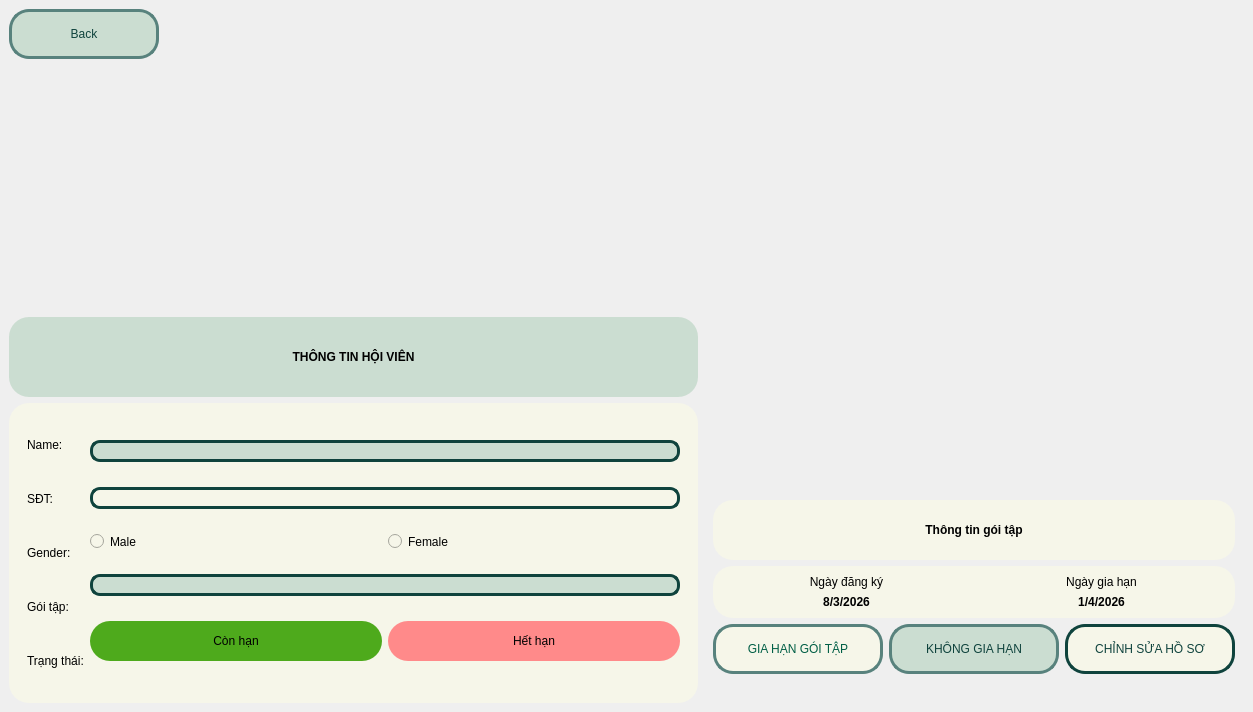
<?xml version="1.0" encoding="UTF-8"?>
<ui version="4.0">
 <class>MainWindow</class>
 <widget class="QMainWindow" name="MainWindow">
  <property name="geometry">
   <rect>
    <x>0</x>
    <y>0</y>
    <width>1253</width>
    <height>712</height>
   </rect>
  </property>
  <property name="windowTitle">
   <string>MainWindow</string>
  </property>
  <property name="styleSheet">
   <string notr="true">QMainWindow{
border-image:url(:/pic/hoivien_anh(update).jpg);
background-iamge:rgb(0,255,255);}</string>
  </property>
  <widget class="QWidget" name="centralwidget">
   <layout class="QHBoxLayout" name="horizontalLayout_2">
    <item>
     <layout class="QHBoxLayout" name="horizontalLayout_3">
      <item>
       <layout class="QVBoxLayout" name="verticalLayout_7">
        <item>
         <widget class="QPushButton" name="pushButtonBack">
          <property name="minimumSize">
           <size>
            <width>150</width>
            <height>50</height>
           </size>
          </property>
          <property name="maximumSize">
           <size>
            <width>100</width>
            <height>100</height>
           </size>
          </property>
          <property name="styleSheet">
           <string notr="true">color:#0f433d;
background-color: #cbddd1;
font: 18pt &quot;MS Shell Dlg 2&quot;;
border-radius: 20px;
border: 3px solid  #58827d;</string>
          </property>
          <property name="text">
           <string>Back</string>
          </property>
          <property name="icon">
           <iconset>
            <normaloff>../../images/return.png</normaloff>../../images/return.png</iconset>
          </property>
          <property name="iconSize">
           <size>
            <width>30</width>
            <height>50</height>
           </size>
          </property>
         </widget>
        </item>
        <item>
         <spacer name="verticalSpacer_2">
          <property name="orientation">
           <enum>Qt::Vertical</enum>
          </property>
          <property name="sizeHint" stdset="0">
           <size>
            <width>20</width>
            <height>40</height>
           </size>
          </property>
         </spacer>
        </item>
        <item>
         <widget class="QLabel" name="label">
          <property name="minimumSize">
           <size>
            <width>500</width>
            <height>80</height>
           </size>
          </property>
          <property name="styleSheet">
           <string notr="true">background-color:#cbddd1;
font: 87 18pt &quot;Noto Sans TC Black&quot;;
border-radius: 20px;
border: 3px ;
font-weight:bold;</string>
          </property>
          <property name="text">
           <string>THÔNG TIN HỘI VIÊN</string>
          </property>
          <property name="alignment">
           <set>Qt::AlignCenter</set>
          </property>
         </widget>
        </item>
        <item>
         <widget class="QGroupBox" name="groupBox">
          <property name="minimumSize">
           <size>
            <width>500</width>
            <height>300</height>
           </size>
          </property>
          <property name="styleSheet">
           <string notr="true">font: 14pt &quot;MS Shell Dlg 2&quot;;
background-color:#f6f6e9;
border-radius: 20px;
border: 3px ;</string>
          </property>
          <property name="title">
           <string/>
          </property>
          <layout class="QVBoxLayout" name="verticalLayout_9">
           <item>
            <widget class="QWidget" name="widget_2" native="true">
             <layout class="QHBoxLayout" name="horizontalLayout_6">
              <item>
               <layout class="QHBoxLayout" name="horizontalLayout_5">
                <item>
                 <layout class="QVBoxLayout" name="verticalLayout_8">
                  <item>
                   <widget class="QLabel" name="label_2">
                    <property name="text">
                     <string>Name:</string>
                    </property>
                   </widget>
                  </item>
                  <item>
                   <widget class="QLabel" name="label_4">
                    <property name="text">
                     <string>SĐT:</string>
                    </property>
                   </widget>
                  </item>
                  <item>
                   <widget class="QLabel" name="label_5">
                    <property name="text">
                     <string>Gender:</string>
                    </property>
                   </widget>
                  </item>
                  <item>
                   <widget class="QLabel" name="label_6">
                    <property name="text">
                     <string>Gói tập:</string>
                    </property>
                   </widget>
                  </item>
                  <item>
                   <widget class="QLabel" name="label_7">
                    <property name="text">
                     <string>Trạng thái:</string>
                    </property>
                   </widget>
                  </item>
                 </layout>
                </item>
               </layout>
              </item>
              <item>
               <layout class="QHBoxLayout" name="horizontalLayout_7">
                <item>
                 <layout class="QVBoxLayout" name="verticalLayout_10">
                  <item>
                   <widget class="QLineEdit" name="lineEditName">
                    <property name="styleSheet">
                     <string notr="true">border-radius: 20px;
background-color: #cbddd1;
border: 3px solid  #0f433d;
border-radius: 10px;

</string>
                    </property>
                   </widget>
                  </item>
                  <item>
                   <widget class="QLineEdit" name="lineEditPhone">
                    <property name="styleSheet">
                     <string notr="true">border-radius: 20px;
border: 3px solid  #0f433d;
border-radius: 10px;</string>
                    </property>
                   </widget>
                  </item>
                  <item>
                   <layout class="QHBoxLayout" name="horizontalLayout_11">
                    <item>
                     <widget class="QRadioButton" name="radioButtonMale">
                      <property name="styleSheet">
                       <string notr="true"/>
                      </property>
                      <property name="text">
                       <string>Male</string>
                      </property>
                     </widget>
                    </item>
                    <item>
                     <widget class="QRadioButton" name="radioButtonFemale">
                      <property name="styleSheet">
                       <string notr="true"/>
                      </property>
                      <property name="text">
                       <string>Female</string>
                      </property>
                     </widget>
                    </item>
                   </layout>
                  </item>
                  <item>
                   <widget class="QLineEdit" name="lineEditGoi">
                    <property name="styleSheet">
                     <string notr="true">border-radius: 20px;
border: 3px solid  #0f433d;
border-radius: 10px;
background-color: #cbddd1;</string>
                    </property>
                   </widget>
                  </item>
                  <item>
                   <layout class="QHBoxLayout" name="horizontalLayout_10">
                    <item>
                     <widget class="QPushButton" name="pushButtonConhan">
                      <property name="minimumSize">
                       <size>
                        <width>50</width>
                        <height>40</height>
                       </size>
                      </property>
                      <property name="styleSheet">
                       <string notr="true">background-color: rgb(78, 170, 28);</string>
                      </property>
                      <property name="text">
                       <string>Còn hạn</string>
                      </property>
                     </widget>
                    </item>
                    <item>
                     <widget class="QPushButton" name="pushButtonHethan">
                      <property name="minimumSize">
                       <size>
                        <width>50</width>
                        <height>40</height>
                       </size>
                      </property>
                      <property name="styleSheet">
                       <string notr="true">background-color: rgb(255, 138, 138);</string>
                      </property>
                      <property name="text">
                       <string>Hết hạn</string>
                      </property>
                     </widget>
                    </item>
                   </layout>
                  </item>
                 </layout>
                </item>
               </layout>
              </item>
             </layout>
            </widget>
           </item>
          </layout>
         </widget>
        </item>
       </layout>
      </item>
     </layout>
    </item>
    <item>
     <layout class="QHBoxLayout" name="horizontalLayout">
      <item>
       <widget class="QWidget" name="widget" native="true">
        <layout class="QVBoxLayout" name="verticalLayout_3">
         <item>
          <layout class="QVBoxLayout" name="verticalLayout_5">
           <item>
            <layout class="QVBoxLayout" name="verticalLayout_11">
             <item>
              <spacer name="verticalSpacer">
               <property name="orientation">
                <enum>Qt::Vertical</enum>
               </property>
               <property name="sizeHint" stdset="0">
                <size>
                 <width>20</width>
                 <height>40</height>
                </size>
               </property>
              </spacer>
             </item>
             <item>
              <widget class="QLabel" name="label_9">
               <property name="minimumSize">
                <size>
                 <width>0</width>
                 <height>60</height>
                </size>
               </property>
               <property name="styleSheet">
                <string notr="true">font: 87 18pt &quot;Noto Sans HK Black&quot;;
background-color:#f6f6e9;
border-radius: 20px;
border: 3px ;
font-weight:bold;</string>
               </property>
               <property name="text">
                <string>Thông tin gói tập</string>
               </property>
               <property name="alignment">
                <set>Qt::AlignCenter</set>
               </property>
              </widget>
             </item>
             <item>
              <widget class="QWidget" name="widget_3" native="true">
               <property name="styleSheet">
                <string notr="true">background-color:#f6f6e9;
border-radius: 20px;
border: 3px ;</string>
               </property>
               <layout class="QHBoxLayout" name="horizontalLayout_9">
                <item>
                 <layout class="QGridLayout" name="gridLayout">
                  <item row="0" column="0">
                   <widget class="QLabel" name="label_10">
                    <property name="styleSheet">
                     <string notr="true">font: 10pt &quot;MS Shell Dlg 2&quot;;</string>
                    </property>
                    <property name="text">
                     <string>Ngày đăng ký</string>
                    </property>
                    <property name="alignment">
                     <set>Qt::AlignCenter</set>
                    </property>
                   </widget>
                  </item>
                  <item row="0" column="1">
                   <widget class="QLabel" name="label_11">
                    <property name="styleSheet">
                     <string notr="true">font: 10pt &quot;MS Shell Dlg 2&quot;;</string>
                    </property>
                    <property name="text">
                     <string>Ngày gia hạn</string>
                    </property>
                    <property name="alignment">
                     <set>Qt::AlignCenter</set>
                    </property>
                   </widget>
                  </item>
                  <item row="1" column="0">
                   <widget class="QLabel" name="labelNgayDKy">
                    <property name="styleSheet">
                     <string notr="true">font: 87 14pt &quot;Noto Sans HK Black&quot;;
font-weight:bold;</string>
                    </property>
                    <property name="text">
                     <string>8/3/2026</string>
                    </property>
                    <property name="alignment">
                     <set>Qt::AlignCenter</set>
                    </property>
                   </widget>
                  </item>
                  <item row="1" column="1">
                   <widget class="QLabel" name="labelNgayGiahan">
                    <property name="styleSheet">
                     <string notr="true">font: 87 14pt &quot;Noto Sans HK Black&quot;;
font-weight:bold;</string>
                    </property>
                    <property name="text">
                     <string>1/4/2026</string>
                    </property>
                    <property name="alignment">
                     <set>Qt::AlignCenter</set>
                    </property>
                   </widget>
                  </item>
                 </layout>
                </item>
               </layout>
              </widget>
             </item>
            </layout>
           </item>
          </layout>
         </item>
         <item>
          <layout class="QVBoxLayout" name="verticalLayout_4">
           <item>
            <layout class="QHBoxLayout" name="horizontalLayout_8">
             <item>
              <widget class="QPushButton" name="pushButtonGiahan">
               <property name="minimumSize">
                <size>
                 <width>170</width>
                 <height>50</height>
                </size>
               </property>
               <property name="maximumSize">
                <size>
                 <width>16777215</width>
                 <height>16777215</height>
                </size>
               </property>
               <property name="styleSheet">
                <string notr="true">color:rgb(0, 94, 69);
background-color: #f6f6e9;
font: 12pt &quot;MS Shell Dlg 2&quot;;
border-radius: 20px;
border: 3px solid  #58827d;</string>
               </property>
               <property name="text">
                <string>GIA HẠN GÓI TẬP</string>
               </property>
               <property name="iconSize">
                <size>
                 <width>30</width>
                 <height>50</height>
                </size>
               </property>
              </widget>
             </item>
             <item>
              <widget class="QPushButton" name="pushButtonKhonggiahan">
               <property name="minimumSize">
                <size>
                 <width>170</width>
                 <height>50</height>
                </size>
               </property>
               <property name="maximumSize">
                <size>
                 <width>16777215</width>
                 <height>16777215</height>
                </size>
               </property>
               <property name="styleSheet">
                <string notr="true">color:#0f433d;
background-color: #cbddd1;
font: 12pt &quot;MS Shell Dlg 2&quot;;
border-radius: 20px;
border: 3px solid  #58827d;</string>
               </property>
               <property name="text">
                <string>KHÔNG GIA HẠN</string>
               </property>
               <property name="iconSize">
                <size>
                 <width>30</width>
                 <height>50</height>
                </size>
               </property>
              </widget>
             </item>
             <item>
              <widget class="QPushButton" name="pushButtonChinh">
               <property name="minimumSize">
                <size>
                 <width>170</width>
                 <height>50</height>
                </size>
               </property>
               <property name="styleSheet">
                <string notr="true">color:#0f433d;
background-color: #f6f6e9;
font: 12pt &quot;MS Shell Dlg 2&quot;;
border-radius: 20px;
border: 3px solid  #0f433d;</string>
               </property>
               <property name="text">
                <string>CHỈNH SỬA HỒ SƠ</string>
               </property>
               <property name="icon">
                <iconset>
                 <normaloff>../images/manager.png</normaloff>../images/manager.png</iconset>
               </property>
               <property name="iconSize">
                <size>
                 <width>50</width>
                 <height>50</height>
                </size>
               </property>
              </widget>
             </item>
            </layout>
           </item>
          </layout>
         </item>
         <item>
          <layout class="QVBoxLayout" name="verticalLayout_2">
           <item>
            <layout class="QHBoxLayout" name="horizontalLayout_4">
             <item>
              <widget class="QLabel" name="label_8">
               <property name="styleSheet">
                <string notr="true">border-radius: 10px;
border: 3px ;
</string>
               </property>
               <property name="text">
                <string/>
               </property>
               <property name="pixmap">
                <pixmap>../../images/dongluc.png</pixmap>
               </property>
              </widget>
             </item>
            </layout>
           </item>
          </layout>
         </item>
        </layout>
       </widget>
      </item>
     </layout>
    </item>
   </layout>
  </widget>
  <widget class="QMenuBar" name="menubar">
   <property name="geometry">
    <rect>
     <x>0</x>
     <y>0</y>
     <width>1253</width>
     <height>26</height>
    </rect>
   </property>
  </widget>
 </widget>
 <resources>
  <include location="../../images/images.qrc"/>
 </resources>
 <connections/>
</ui>
